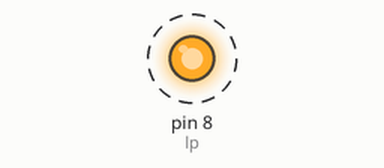
Recording of a sketch running on a simulated Arduino Uno, built with avr-gcc and run on an emulated ATmega328P. Parts: output pins drawn as LEDs (lit = HIGH). Dashed ring = blinking.

Above: at 0.5 s.
Timing chart, 0 to 4.6 s (numbered marks = the images above):
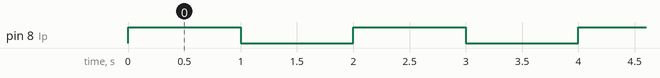

Measured:
- by itself, pin 8 (lp): alternates HIGH for 1.0 s and LOW for 1.0 s

The sketch:

P2.ino
```cpp
#define lp 8

void setup(){
  pinMode(lp,OUTPUT);
}

void loop(){
  digitalWrite(lp,HIGH);
  delay(1000);
  digitalWrite(lp,LOW);
  delay(1000);
}
```
